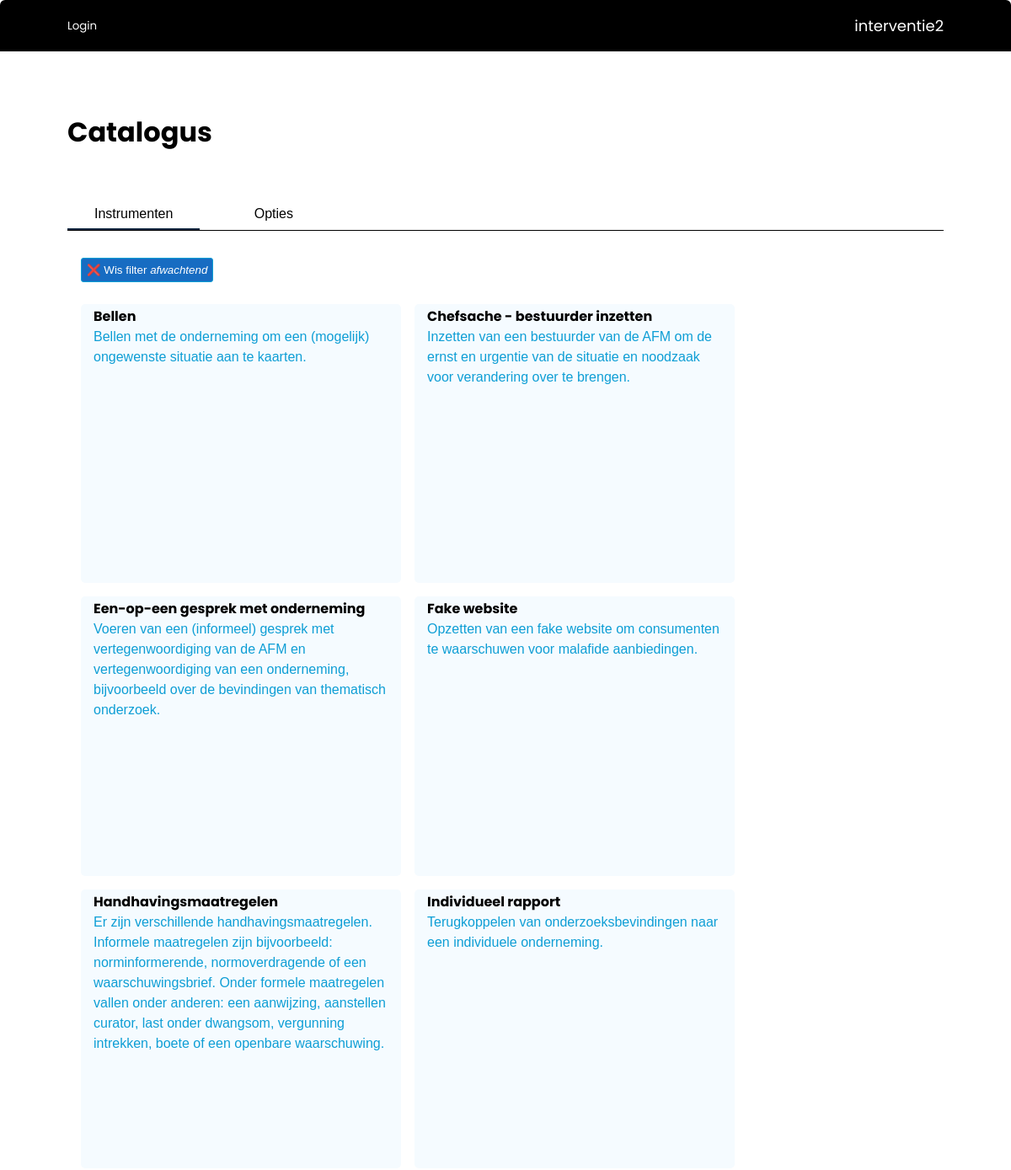
The app's page /catalog/filter/9 (upper part), older data.
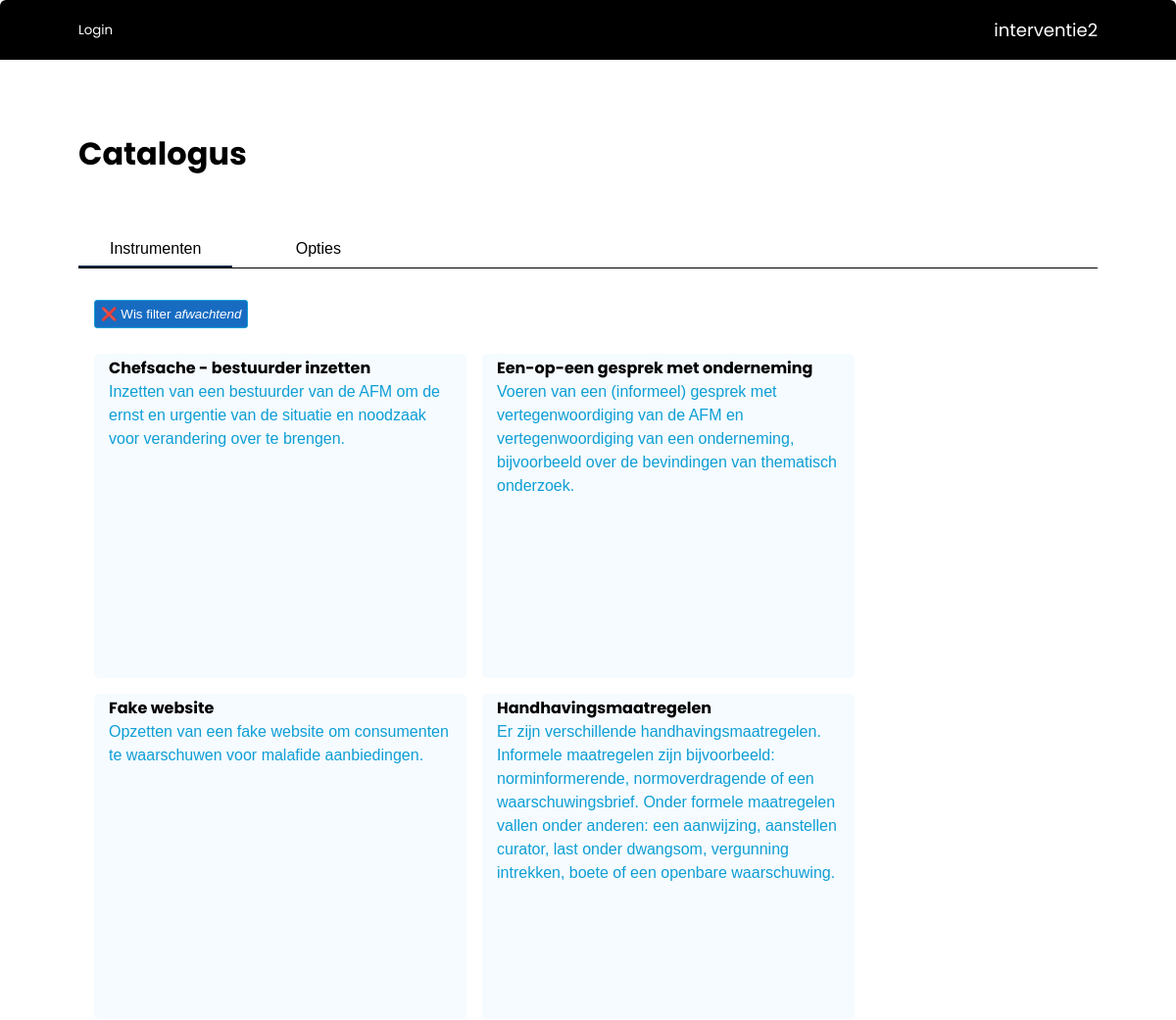
The same page, newer data.
### interventie2/models.py (models this page shows, shortened)
class Instrument(db.Model):
    __tablename__ = 'instruments'
    id            = db.Column(db.Integer, primary_key=True)
    name          = db.Column(db.String(100), nullable=False, unique=True)
    date_created  = db.Column(db.DateTime(timezone=True), server_default=func.now())
    date_modified = db.Column(db.DateTime(timezone=True), server_default=func.now())
    introduction  = db.Column(db.String(2000), nullable=False, default="")
    description   = db.Column(db.String(2000), nullable=False, default="")
    referenced_elsewhere = db.Column(db.Boolean)
    reference_link = db.Column(db.String(1000))
    considerations = db.Column(db.String(2000), nullable=False, default="")
    examples      = db.Column(db.String(2000), nullable=False, default="")
    links         = db.Column(db.String(2000), nullable=False, default="")
    owner_id      = db.Column(db.Integer, db.ForeignKey('users.id'), nullable=False) #references users.id
    color         = db.Column(db.String(7))
    text_color    = db.Column(db.String(7))
    owner = relationship('User', back_populates='owned_instruments')
    tags = relationship('InstrumentTagAssignment', back_populates='instrument', cascade='all, delete-orphan')
    remarks = relationship('Remark', back_populates='instrument', cascade='all, delete-orphan')

### interventie2/catalog/routes.py (the view)
@catalog.route('/filter/<int:tag_id>', methods=['GET', 'POST'])
def instruments_by_tag(tag_id=None):
    if current_user.is_authenticated:
        edit_catalog_allowed = current_user.role.edit_catalog
    else:
        edit_catalog_allowed = False
    if tag_id is not None:
            filter_tag = Tag.query.get(tag_id)
            list_of_instruments = []
            for instrument in Instrument.query.order_by(Instrument.name):
                for instrument_tag_assignment in instrument.tags:
                    if instrument_tag_assignment.tag == filter_tag:
                        list_of_instruments.append(instrument)
    else:
        list_of_instruments = Instrument.query.order_by(Instrument.name)
        filter_tag=None
    return render_template('catalog/index.html',
                    edit_catalog_allowed=edit_catalog_allowed,
                    instruments=list_of_instruments,
                    filter=filter_tag.name,
                    tags = Tag.query.order_by(Tag.name))

### interventie2/catalog/templates/catalog/index.html (shortened to what this page needs)
{% extends 'base.html' %}
{% block page_title %}
Catalogus
{% endblock %}
{% block tabs %}
<div class="tab_bar">
    <button class="tablinks" onclick="switch_tab(event, 'cat_all')" id="defaultOpen">Instrumenten</button>
    <button class="tablinks" onclick="switch_tab(event, 'cat_options')">Opties</button>
</div>
{% endblock %}
{% block body %}
<div id="cat_all" class="tabcontent">
    {% if filter is not none %}
        <div>
            <a href="{{ url_for('catalog.index') }}"><button type="button">&#10060; Wis filter <i>{{ filter }}</i></button></a>
        </div><br>
    {% endif %}
    <div class="card_area">
        {% for instrument in instruments %}
            <a href="{{ url_for('catalog.show_instrument', id=instrument.id) }}">
                <div class="card">
                    <div class="card_title">
                        {{ instrument.name}}
                    </div>
                    <div class="card_description">
                        {{ instrument.introduction | markdown | escape }}
                    </div>
                </div>
            </a>
        {% endfor %}
    </div>
</div>
{% endblock %}

Row changes from the older to the newer data that the page shows:
removed Instrument: name "Bellen", introduction "Bellen met de onderneming om een (mogelijk) ongewenste situatie aan te kaarten."
no longer on this page (row unchanged): Instrument: name "Individueel rapport", introduction "Terugkoppelen van onderzoeksbevindingen naar een individuele onderneming."
